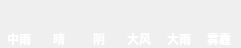
      <widget class="QWidget" name="widget_0402" native="true">
       <property name="geometry">
        <rect>
         <x>10</x>
         <y>50</y>
         <width>241</width>
         <height>41</height>
        </rect>
       </property>
       <layout class="QGridLayout" name="gridLayout_5">
        <property name="leftMargin">
         <number>0</number>
        </property>
        <property name="topMargin">
         <number>0</number>
        </property>
        <property name="rightMargin">
         <number>0</number>
        </property>
        <property name="bottomMargin">
         <number>0</number>
        </property>
        <property name="verticalSpacing">
         <number>0</number>
        </property>
        <item row="0" column="0">
         <widget class="QLabel" name="label_sweather1">
          <property name="minimumSize">
           <size>
            <width>30</width>
            <height>30</height>
           </size>
          </property>
          <property name="maximumSize">
           <size>
            <width>30</width>
            <height>30</height>
           </size>
          </property>
          <property name="font">
           <font>
            <pointsize>9</pointsize>
            <weight>75</weight>
            <bold>true</bold>
           </font>
          </property>
          <property name="styleSheet">
           <string notr="true"/>
          </property>
          <property name="text">
           <string/>
          </property>
          <property name="pixmap">
           <pixmap resource="res.qrc">:/res/type/XiaoDaoZhongXue.png</pixmap>
          </property>
          <property name="scaledContents">
           <bool>true</bool>
          </property>
          <property name="alignment">
           <set>Qt::AlignCenter</set>
          </property>
         </widget>
        </item>
        <item row="0" column="1">
         <widget class="QLabel" name="label_sweather2">
          <property name="minimumSize">
           <size>
            <width>30</width>
            <height>30</height>
           </size>
          </property>
          <property name="maximumSize">
           <size>
            <width>30</width>
            <height>30</height>
           </size>
          </property>
          <property name="font">
           <font>
            <pointsize>9</pointsize>
            <weight>75</weight>
            <bold>true</bold>
           </font>
          </property>
          <property name="styleSheet">
           <string notr="true"/>
          </property>
          <property name="text">
           <string/>
          </property>
          <property name="pixmap">
           <pixmap resource="res.qrc">:/res/type/Wu.png</pixmap>
          </property>
          <property name="scaledContents">
           <bool>true</bool>
          </property>
          <property name="alignment">
           <set>Qt::AlignCenter</set>
          </property>
         </widget>
        </item>
        <item row="0" column="3">
         <widget class="QLabel" name="label_sweather4">
          <property name="minimumSize">
           <size>
            <width>30</width>
            <height>30</height>
           </size>
          </property>
          <property name="maximumSize">
           <size>
            <width>30</width>
            <height>30</height>
           </size>
          </property>
          <property name="font">
           <font>
            <pointsize>9</pointsize>
            <weight>75</weight>
            <bold>true</bold>
           </font>
          </property>
          <property name="styleSheet">
           <string notr="true"/>
          </property>
          <property name="text">
           <string/>
          </property>
          <property name="pixmap">
           <pixmap resource="res.qrc">:/res/type/YangSha.png</pixmap>
          </property>
          <property name="scaledContents">
           <bool>true</bool>
          </property>
          <property name="alignment">
           <set>Qt::AlignCenter</set>
          </property>
         </widget>
        </item>
        <item row="0" column="4">
         <widget class="QLabel" name="label_sweather5">
          <property name="minimumSize">
           <size>
            <width>30</width>
            <height>30</height>
           </size>
          </property>
          <property name="maximumSize">
           <size>
            <width>30</width>
            <height>30</height>
           </size>
          </property>
          <property name="font">
           <font>
            <pointsize>9</pointsize>
            <weight>75</weight>
            <bold>true</bold>
           </font>
          </property>
          <property name="styleSheet">
           <string notr="true"/>
          </property>
          <property name="text">
           <string/>
          </property>
          <property name="pixmap">
           <pixmap resource="res.qrc">:/res/type/DaBaoYuDaoTeDaBaoYu.png</pixmap>
          </property>
          <property name="scaledContents">
           <bool>true</bool>
          </property>
          <property name="alignment">
           <set>Qt::AlignCenter</set>
          </property>
         </widget>
        </item>
        <item row="0" column="5">
         <widget class="QLabel" name="label_sweather6">
          <property name="minimumSize">
           <size>
            <width>30</width>
            <height>30</height>
           </size>
          </property>
          <property name="maximumSize">
           <size>
            <width>30</width>
            <height>30</height>
           </size>
          </property>
          <property name="font">
           <font>
            <pointsize>9</pointsize>
            <weight>75</weight>
            <bold>true</bold>
           </font>
          </property>
          <property name="styleSheet">
           <string notr="true"/>
          </property>
          <property name="text">
           <string/>
          </property>
          <property name="pixmap">
           <pixmap resource="res.qrc">:/res/type/Mai.png</pixmap>
          </property>
          <property name="scaledContents">
           <bool>true</bool>
          </property>
          <property name="alignment">
           <set>Qt::AlignCenter</set>
          </property>
         </widget>
        </item>
        <item row="1" column="0">
         <widget class="QLabel" name="label_sweather01">
          <property name="font">
           <font>
            <pointsize>9</pointsize>
            <weight>75</weight>
            <bold>true</bold>
           </font>
          </property>
          <property name="styleSheet">
           <string notr="true">color: rgb(255, 255, 255);</string>
          </property>
          <property name="text">
           <string>中雨</string>
          </property>
          <property name="alignment">
           <set>Qt::AlignCenter</set>
          </property>
         </widget>
        </item>
        <item row="1" column="1">
         <widget class="QLabel" name="label_sweather02">
          <property name="font">
           <font>
            <pointsize>9</pointsize>
            <weight>75</weight>
            <bold>true</bold>
           </font>
          </property>
          <property name="styleSheet">
           <string notr="true">color: rgb(255, 255, 255);</string>
          </property>
          <property name="text">
           <string>晴</string>
          </property>
          <property name="alignment">
           <set>Qt::AlignCenter</set>
          </property>
         </widget>
        </item>
        <item row="1" column="2">
         <widget class="QLabel" name="label_sweather03">
          <property name="font">
           <font>
            <pointsize>9</pointsize>
            <weight>75</weight>
            <bold>true</bold>
           </font>
          </property>
          <property name="styleSheet">
           <string notr="true">color: rgb(255, 255, 255);</string>
          </property>
          <property name="text">
           <string>阴</string>
          </property>
          <property name="alignment">
           <set>Qt::AlignCenter</set>
          </property>
         </widget>
        </item>
        <item row="1" column="3">
         <widget class="QLabel" name="label_sweather04">
          <property name="font">
           <font>
            <pointsize>9</pointsize>
            <weight>75</weight>
            <bold>true</bold>
           </font>
          </property>
          <property name="styleSheet">
           <string notr="true">color: rgb(255, 255, 255);</string>
          </property>
          <property name="text">
           <string>大风</string>
          </property>
          <property name="alignment">
           <set>Qt::AlignCenter</set>
          </property>
         </widget>
        </item>
        <item row="1" column="4">
         <widget class="QLabel" name="label_sweather05">
          <property name="font">
           <font>
            <pointsize>9</pointsize>
            <weight>75</weight>
            <bold>true</bold>
           </font>
          </property>
          <property name="styleSheet">
           <string notr="true">color: rgb(255, 255, 255);</string>
          </property>
          <property name="text">
           <string>大雨</string>
          </property>
          <property name="alignment">
           <set>Qt::AlignCenter</set>
          </property>
         </widget>
        </item>
        <item row="1" column="5">
         <widget class="QLabel" name="label_sweather06">
          <property name="font">
           <font>
            <pointsize>9</pointsize>
            <weight>75</weight>
            <bold>true</bold>
           </font>
          </property>
          <property name="styleSheet">
           <string notr="true">color: rgb(255, 255, 255);</string>
          </property>
          <property name="text">
           <string>雾霾</string>
          </property>
          <property name="alignment">
           <set>Qt::AlignCenter</set>
          </property>
         </widget>
        </item>
        <item row="0" column="2">
         <widget class="QLabel" name="label_sweather3">
          <property name="minimumSize">
           <size>
            <width>30</width>
            <height>30</height>
           </size>
          </property>
          <property name="maximumSize">
           <size>
            <width>30</width>
            <height>30</height>
           </size>
          </property>
          <property name="font">
           <font>
            <pointsize>9</pointsize>
            <weight>75</weight>
            <bold>true</bold>
           </font>
          </property>
          <property name="styleSheet">
           <string notr="true"/>
          </property>
          <property name="text">
           <string/>
          </property>
          <property name="pixmap">
           <pixmap resource="res.qrc">:/res/type/ZhenXue.png</pixmap>
          </property>
          <property name="scaledContents">
           <bool>true</bool>
          </property>
          <property name="alignment">
           <set>Qt::AlignCenter</set>
          </property>
         </widget>
        </item>
       </layout>
      </widget>
